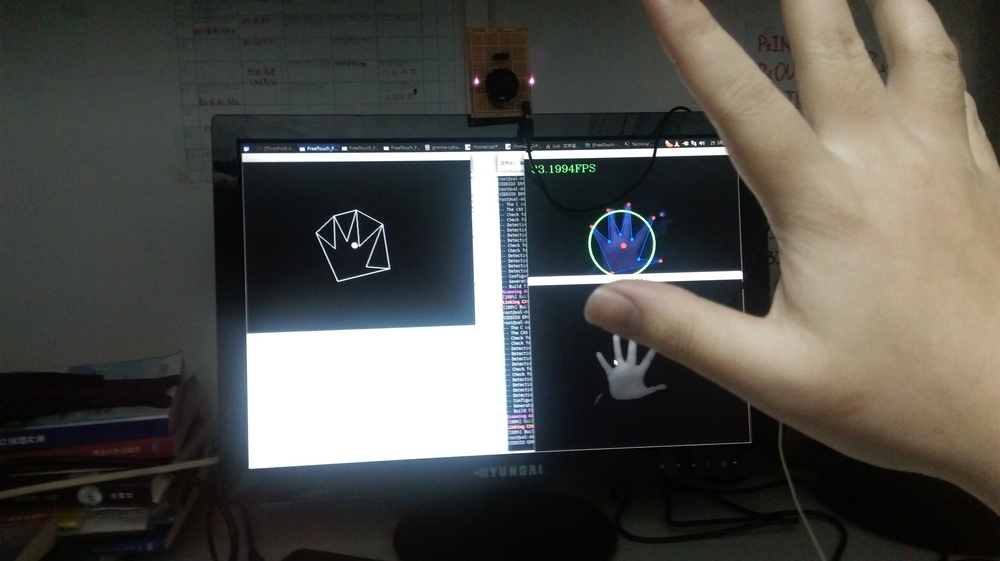
//> input picture SomeImage0.jpg, 1000 x 561 px, shrunk from 4224 x 2368 before the run, given in place of the camera
$ ./FreeTouch   (built with g++ and OpenCV 4)
//> lines starting //> are read from the running program, lines starting //| are printed output that depends on the picture; after the words box and inside, x2 and y2 are one past the last pixel; in counts of white or black regions, pixels touching at a corner belong together
/********************************
*				*
*	FreeTouch		*
*	Val(ZhenWenJin)		*
*	zhenwenjin@gmail.com	*
*	ver 1.0 2016.03.11	*
*	In HuaRuan		*
*				*
********************************/

#include "opencv2/opencv.hpp"
#include <iostream>
#include <stdio.h>
#include <ctime>

#define FreeTouch_Cr_Max 173
#define FreeTouch_Cr_Min 133
#define FreeTouch_Cb_Max 127
#define FreeTouch_Cb_Min 77

#define U8_White 255
#define U8_Black 0

using namespace std;
using namespace cv;

struct FreeTouch_Convexity_Defect{
    Point start;
    Point end;
    Point depth_point;
    float depth;
};

string FreeTouch_Cascade_File_Path = "./FreeTouchCascade/FreeTouchCascade1.0.xml";
CascadeClassifier FreeTouch_Cascade;
//To check the hand first.

vector<Rect> FreeTouch_Hand_Rect;
//Get the hand's place.

int FreeToucn_Tmp_Int;
//Use to loop times.

Point FreeTouch_Haar_Hand_Center;

int FreeTouch_Hand_In_Contour;
//Save hand is in whitch contor.
vector<vector<Point> > FreeTouch_Contours;
//Save some Contours.
vector<Vec4i> FreeTouch_Hierarchy;
//Save next Contours.

void FreeTouch_Fill_Hole(const Mat srcBw, Mat &dstBw);
//Fill some hole (This code is refer from internet.)
void FreeTouch_Find_Convexity_Defects(vector<Point>& contour, vector<int>& hull, vector<FreeTouch_Convexity_Defect>& convexDefects);
//(This code is refer from internet.)

double FreeTouch_Start_Time , FreeTouch_End_Time;
//Count the loop time.


int main( int argc, const char** argv ){

	VideoCapture FreeTouch_Capture(0);
	//Select the camera.
	Mat FreeTouch_Frame;
	//To Save camera frame.

	if(!FreeTouch_Cascade.load(FreeTouch_Cascade_File_Path)){
		printf("FreeTouch load cascade file fail.\n");
		return -1;
	}

	for(;;){
		FreeTouch_Capture >> FreeTouch_Frame;
//> FreeTouch_Frame is the input picture: 561 rows x 1000 cols, CV_8UC3; mean B, G, R 76.5, 81, 81.7
		//Get frame frome camera.

		FreeTouch_Start_Time = clock();

		Mat FreeTouch_Frame_YCrCb;
		Mat FreeTouch_Frame_YCrCb_Cr;
		Mat FreeTouch_Frame_YCrCb_Cb;
		vector<Mat> FreeTouch_YCrCb_Channels;
		//To save YCrCb channels.

		cvtColor(FreeTouch_Frame,FreeTouch_Frame_YCrCb,CV_BGR2YCrCb);
//> FreeTouch_Frame_YCrCb: 561 rows x 1000 cols, CV_8UC3; mean of channels 0, 1, 2 80.7, 128.7, 125.6
		split(FreeTouch_Frame_YCrCb,FreeTouch_YCrCb_Channels);
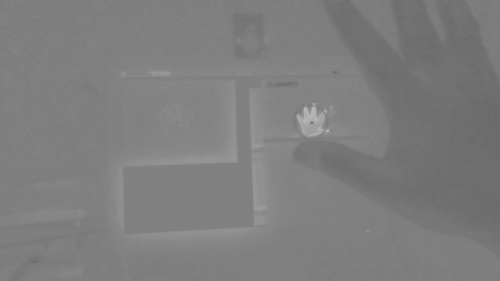
//> FreeTouch_YCrCb_Channels[2]: 561 rows x 1000 cols, CV_8UC1 (shown at 1/2 size); min 103, max 189, mean 125.6
		FreeTouch_Frame_YCrCb_Cr = FreeTouch_YCrCb_Channels.at(1);
		FreeTouch_Frame_YCrCb_Cb = FreeTouch_YCrCb_Channels.at(2);
		//BGR to YCrBr and split channel.

		int FreeTouch_Blur_Times = 6;
		while(FreeTouch_Blur_Times--){
			GaussianBlur(FreeTouch_Frame_YCrCb_Cr,FreeTouch_Frame_YCrCb_Cr,Size(5,5),0,0);
			GaussianBlur(FreeTouch_Frame_YCrCb_Cb,FreeTouch_Frame_YCrCb_Cb,Size(5,5),0,0);
		}
//> FreeTouch_Frame_YCrCb_Cr: 561 rows x 1000 cols, CV_8UC1; min 94, max 149, mean 128.7
//> FreeTouch_Frame_YCrCb_Cb: 561 rows x 1000 cols, CV_8UC1; min 106, max 181, mean 125.6
//> after the loop, FreeTouch_Blur_Times = -1

		for(int y = 0;y < FreeTouch_Frame.rows;y++){
			uchar* FreeTouch_Frame_YCrCb_Cr_Data = FreeTouch_Frame_YCrCb_Cr.ptr<uchar>(y);
			uchar* FreeTouch_Frame_YCrCb_Cb_Data = FreeTouch_Frame_YCrCb_Cb.ptr<uchar>(y);
			//Get row first data place.
			for(int x = 0 ; x < FreeTouch_Frame.cols ; x++){
				if((FreeTouch_Frame_YCrCb_Cr_Data[x]>=FreeTouch_Cr_Min&&FreeTouch_Frame_YCrCb_Cr_Data[x]<= FreeTouch_Cr_Max)
					&&(FreeTouch_Frame_YCrCb_Cb_Data[x]>=FreeTouch_Cb_Min&&FreeTouch_Frame_YCrCb_Cb_Data[x]<=FreeTouch_Cb_Max)
				  ){
					FreeTouch_Frame_YCrCb_Cr_Data[x]=U8_White;
				}
				else{
					FreeTouch_Frame_YCrCb_Cr_Data[x]=U8_Black;
				}
			}
		}
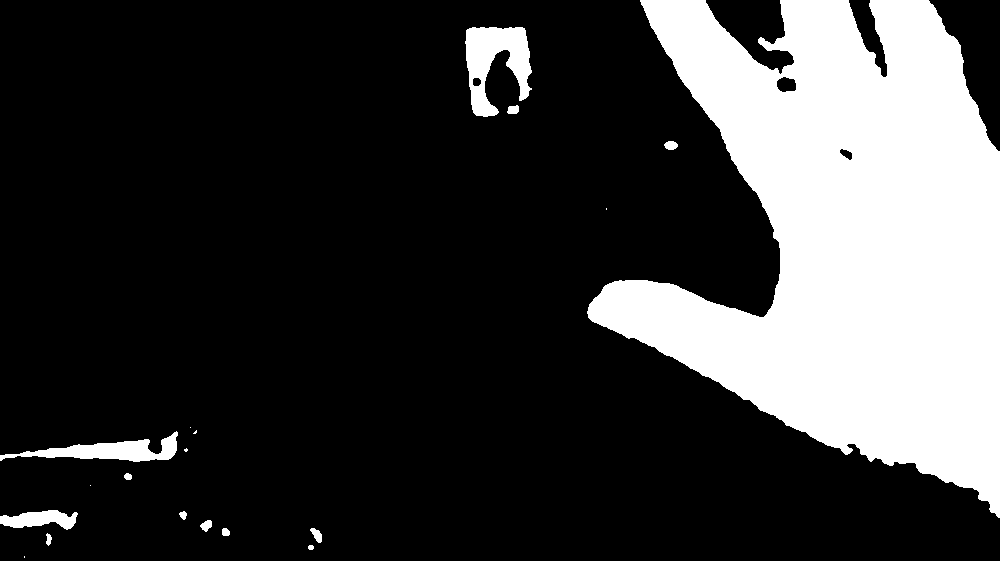
//> FreeTouch_Frame_YCrCb_Cr: 561 rows x 1000 cols, CV_8UC1; 23.2% white; 19 white regions (6 under 20 px), largest, box (x1, y1, x2, y2) and area: (587, 0, 1000, 518) 122779, (465, 27, 532, 117) 3475, (0, 431, 178, 462) 2198
		Mat FreeTouch_Frame_1B = FreeTouch_Frame_YCrCb_Cr.clone();
		//To 2 value.

		Mat FreeTouch_Element = getStructuringElement(MORPH_ELLIPSE,Size(3,3));
		erode(FreeTouch_Frame_1B,FreeTouch_Frame_1B,FreeTouch_Element);
		erode(FreeTouch_Frame_1B,FreeTouch_Frame_1B,FreeTouch_Element);
//> FreeTouch_Frame_1B: 561 rows x 1000 cols, CV_8UC1; 22.2% white; 17 white regions (8 under 20 px), largest, box (x1, y1, x2, y2) and area: (589, 0, 1000, 516) 119578, (467, 29, 530, 99) 2288, (35, 434, 176, 460) 1399
		FreeTouch_Fill_Hole(FreeTouch_Frame_1B,FreeTouch_Frame_1B);
//> in FreeTouch_Fill_Hole, `floodFill(Temp, Point(0, 0), Scalar(255));`:
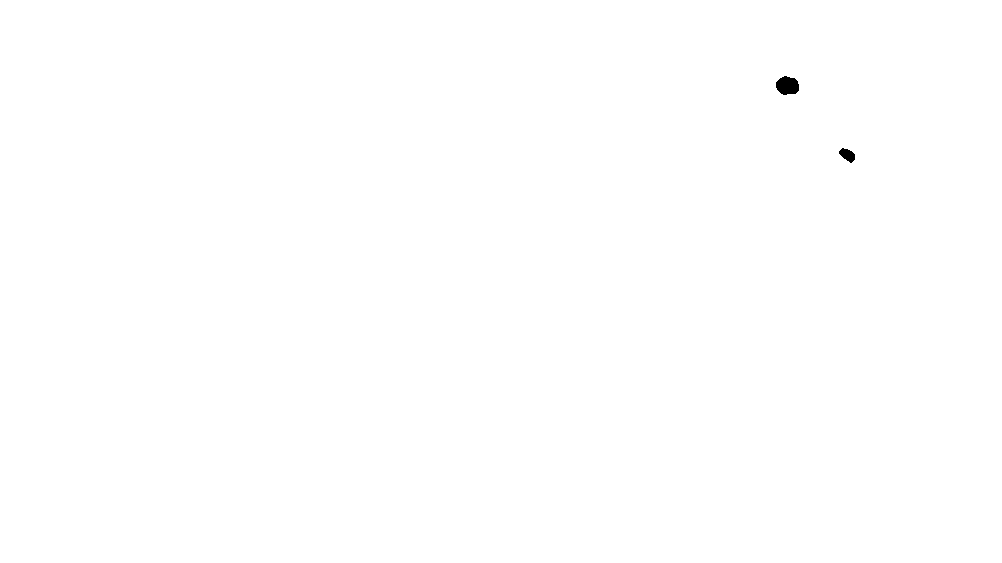
//> Temp: 563 rows x 1002 cols, CV_8UC1; 99.9% white; 2 black regions, box (x1, y1, x2, y2) and area: (776, 76, 799, 95) 339, (839, 148, 855, 163) 148
		medianBlur(FreeTouch_Frame_1B,FreeTouch_Frame_1B, 5);
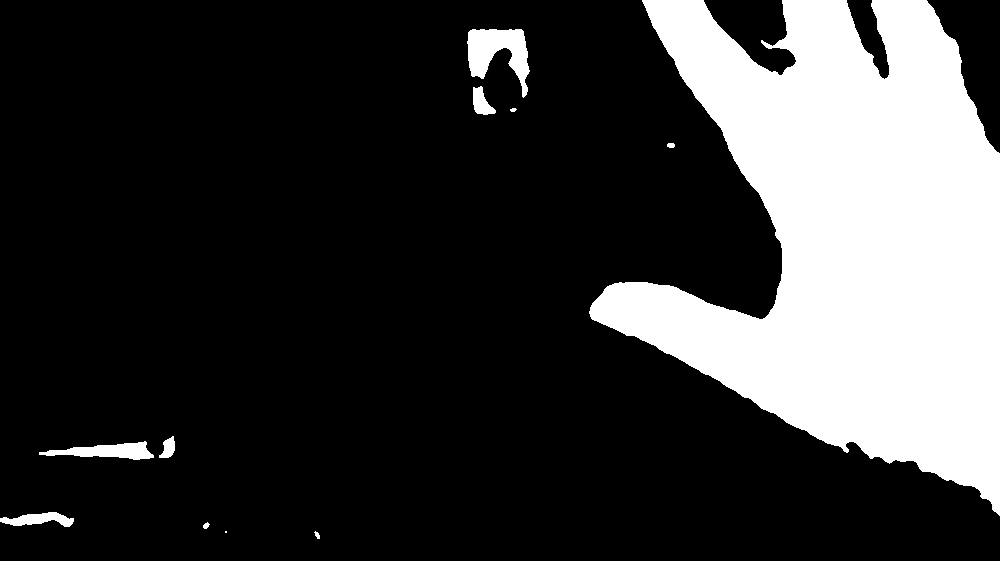
//> FreeTouch_Frame_1B: 561 rows x 1000 cols, CV_8UC1; 22.3% white; 11 white regions (1 under 20 px)

		FreeTouch_Cascade.detectMultiScale(FreeTouch_Frame_1B,FreeTouch_Hand_Rect,1.1,2,0|CV_HAAR_SCALE_IMAGE,cvSize(20,20));
//> FreeTouch_Hand_Rect = 1 Rect (x, y, width, height): [787, 33, 100, 100]
		if(FreeTouch_Hand_Rect.size()>0){
			FreeTouch_Haar_Hand_Center = Point( FreeTouch_Hand_Rect[0].x + FreeTouch_Hand_Rect[0].width*0.4, FreeTouch_Hand_Rect[0].y + FreeTouch_Hand_Rect[0].height*0.6 );
//> FreeTouch_Haar_Hand_Center = Point(827, 93)
			Point FreeTouch_Haar_Hand_Center_1( FreeTouch_Hand_Rect[0].x + FreeTouch_Hand_Rect[0].width*0.4+20, FreeTouch_Hand_Rect[0].y + FreeTouch_Hand_Rect[0].height*0.6 );
//> FreeTouch_Haar_Hand_Center_1 = Point(847, 93)
			Point FreeTouch_Haar_Hand_Center_2( FreeTouch_Hand_Rect[0].x + FreeTouch_Hand_Rect[0].width*0.4-20, FreeTouch_Hand_Rect[0].y + FreeTouch_Hand_Rect[0].height*0.6 );
//> FreeTouch_Haar_Hand_Center_2 = Point(807, 93)
			Point FreeTouch_Haar_Hand_Center_3( FreeTouch_Hand_Rect[0].x + FreeTouch_Hand_Rect[0].width*0.4, FreeTouch_Hand_Rect[0].y + FreeTouch_Hand_Rect[0].height*0.6+20 );
//> FreeTouch_Haar_Hand_Center_3 = Point(827, 113)
			Point FreeTouch_Haar_Hand_Center_4( FreeTouch_Hand_Rect[0].x + FreeTouch_Hand_Rect[0].width*0.4, FreeTouch_Hand_Rect[0].y + FreeTouch_Hand_Rect[0].height*0.6-20 );
//> FreeTouch_Haar_Hand_Center_4 = Point(827, 73)

			findContours(FreeTouch_Frame_1B,FreeTouch_Contours,FreeTouch_Hierarchy,RETR_EXTERNAL,CHAIN_APPROX_NONE);
//> FreeTouch_Contours = 11 contours, 3 with area under 20; largest, box (x1, y1, x2, y2) and area: (589, 0, 1000, 516) 119044, (467, 29, 530, 98) 2143, (39, 441, 154, 460) 1032, (0, 512, 74, 527) 562, (473, 86, 496, 115) 350, (159, 436, 175, 458) 190, (667, 143, 675, 148) 25, (203, 522, 210, 529) 22; FreeTouch_Hierarchy = 11 items, first 8: [1, -1, -1, -1], [2, 0, -1, -1], [3, 1, -1, -1], [4, 2, -1, -1], [5, 3, -1, -1], [6, 4, -1, -1], [7, 5, -1, -1], [8, 6, -1, -1]
			FreeTouch_Hand_In_Contour = -1;
			int FreeTouch_Contours_Index = 0;
			for(;FreeTouch_Contours_Index>=0;FreeTouch_Contours_Index = FreeTouch_Hierarchy[FreeTouch_Contours_Index][0]){
				if( pointPolygonTest(FreeTouch_Contours[FreeTouch_Contours_Index],FreeTouch_Haar_Hand_Center  ,true)>=0 ||
					pointPolygonTest(FreeTouch_Contours[FreeTouch_Contours_Index],FreeTouch_Haar_Hand_Center_1,true)>=0 ||
					pointPolygonTest(FreeTouch_Contours[FreeTouch_Contours_Index],FreeTouch_Haar_Hand_Center_2,true)>=0 ||
					pointPolygonTest(FreeTouch_Contours[FreeTouch_Contours_Index],FreeTouch_Haar_Hand_Center_3,true)>=0 ||
					pointPolygonTest(FreeTouch_Contours[FreeTouch_Contours_Index],FreeTouch_Haar_Hand_Center_4,true)>=0
				){
					FreeTouch_Hand_In_Contour = FreeTouch_Contours_Index;
                    vector<Point> approxCurve;
                    approxPolyDP(FreeTouch_Contours[FreeTouch_Hand_In_Contour], FreeTouch_Contours[FreeTouch_Hand_In_Contour], 30, true);
					//Get this aim contours.
					break;
				}
			}
//> after the loop, FreeTouch_Contours_Index = 10
		}

		FreeTouch_Frame_1B.setTo(Scalar(U8_Black));
//> FreeTouch_Frame_1B: 561 rows x 1000 cols, CV_8UC1; every value is 0
		vector<vector<Point> > FreeTouch_Hull(FreeTouch_Contours.size());
//> FreeTouch_Hull = 11 empty contours
		vector<vector<int> > FreeTouch_Hull_Int(FreeTouch_Contours.size());
//> FreeTouch_Hull_Int = 11 items
		if(FreeTouch_Hand_In_Contour>0){
			convexHull(FreeTouch_Contours[FreeTouch_Hand_In_Contour],FreeTouch_Hull[FreeTouch_Hand_In_Contour]);
//> FreeTouch_Hull = 11 entries, 1 filled: 1 contour; box (x1, y1, x2, y2) and area: (591, 0, 1000, 516) 156266
			convexHull(FreeTouch_Contours[FreeTouch_Hand_In_Contour],FreeTouch_Hull_Int[FreeTouch_Hand_In_Contour]);


			Moments FreeTouch_Hull_Mu 	= moments(FreeTouch_Hull[FreeTouch_Hand_In_Contour],false);
//> FreeTouch_Hull_Mu = moments, m00 156266, centre m10/m00, m01/m00 = (815.9, 223.4)
			Moments FreeTouch_Con_Mu 	= moments(FreeTouch_Contours[FreeTouch_Hand_In_Contour],false);
//> FreeTouch_Con_Mu = moments, m00 120510, centre m10/m00, m01/m00 = (853.1, 239.5)
			Point2f FreeTouch_Hull_Mc	= Point2f( FreeTouch_Hull_Mu.m10/FreeTouch_Hull_Mu.m00 , FreeTouch_Hull_Mu.m01/FreeTouch_Hull_Mu.m00 );
//> FreeTouch_Hull_Mc = Point(815.9, 223.4)
			Point2f FreeTouch_Con_Mc	= Point2f( FreeTouch_Con_Mu.m10/FreeTouch_Con_Mu.m00 , FreeTouch_Con_Mu.m01/FreeTouch_Con_Mu.m00 );
//> FreeTouch_Con_Mc = Point(853.1, 239.5)


			vector<FreeTouch_Convexity_Defect> FreeTouch_Convex_Defects;
			FreeTouch_Find_Convexity_Defects(FreeTouch_Contours[FreeTouch_Hand_In_Contour],FreeTouch_Hull_Int[FreeTouch_Hand_In_Contour],FreeTouch_Convex_Defects);
//> the loop in FreeTouch_Find_Convexity_Defects, `for(int i = 0; i < (int)contour.size(); i++)` made 13 passes
//> cp on passes 1 to 8: Point(642, 0), Point(781, 280), Point(762, 319), Point(647, 282), Point(591, 318), Point(999, 515), Point(999, 153), Point(933, 8)
//> in FreeTouch_Find_Convexity_Defects, `int count = (int) hull.size();`: count = 6
//> the loop in FreeTouch_Find_Convexity_Defects, `for(int i = 0; i < count; i++) { hullK[i] = hull.at(i); }` made 6 passes
//> in FreeTouch_Find_Convexity_Defects, `CvMat hullMat = cvMat(1, count, CV_32SC1, hullK);`: hullMat = [8, 7, 6, 5, 4, 0]
//> in FreeTouch_Find_Convexity_Defects, `defects = cvConvexityDefects(contourPoints, &hullMat, storage);`: defects = 2 items
//> the loop in FreeTouch_Find_Convexity_Defects, `for(int i = 0; i<defects->total; i++)` made 2 passes
//> (def.start, def.end, def.depth_point, def.depth) on passes 1 to 2: (Point(872, 0), Point(642, 0), Point(884, 79), 79), (Point(642, 0), Point(591, 318), Point(781, 280), 181.6)
//> FreeTouch_Convex_Defects = 2 items

			//printf("%ld\n",FreeTouch_Hull_Int[FreeTouch_Hand_In_Contour].size());


				ellipse( FreeTouch_Frame, FreeTouch_Haar_Hand_Center, Size( FreeTouch_Hand_Rect[0].width*0.5, FreeTouch_Hand_Rect[0].height*0.5), 0, 0, 360, Scalar( 0, 255, 0 ), 4, 8, 0 );


				ellipse( FreeTouch_Frame, FreeTouch_Con_Mc, Size(4,4), 0, 0, 360, Scalar( 0, 0 ,255 ), 5, 0, 0 );
//> FreeTouch_Frame: 561 rows x 1000 cols, CV_8UC3; mean B, G, R 76.1, 81.2, 81.3
				ellipse( FreeTouch_Frame_1B, FreeTouch_Hull_Mc, Size(4,4), 0, 0, 360,U8_White, 5, 0, 0 );
//> FreeTouch_Frame_1B: 561 rows x 1000 cols, CV_8UC1; 0.03% white; 1 white region, box (x1, y1, x2, y2) and area: (809, 216, 824, 231) 176


				drawContours(FreeTouch_Frame,FreeTouch_Contours,FreeTouch_Hand_In_Contour,Scalar(255,0,0),1,8,FreeTouch_Hierarchy);
//> FreeTouch_Frame: 561 rows x 1000 cols, CV_8UC3; mean B, G, R 76.7, 80.9, 80.9
				drawContours(FreeTouch_Frame_1B,FreeTouch_Contours,FreeTouch_Hand_In_Contour,U8_White,1,8,FreeTouch_Hierarchy);


				drawContours(FreeTouch_Frame_1B,FreeTouch_Hull,FreeTouch_Hand_In_Contour,U8_White,1,8,vector<Vec4i>());
//> FreeTouch_Frame_1B: 561 rows x 1000 cols, CV_8UC1; 0.46% white in thin lines or dots, all inside (x1, y1, x2, y2) = (591, 0, 1000, 516)


				for(FreeToucn_Tmp_Int = 0; FreeToucn_Tmp_Int < FreeTouch_Hull_Int[FreeTouch_Hand_In_Contour].size(); FreeToucn_Tmp_Int++){
					int FreeTouch_Hull_Index = FreeTouch_Hull_Int[FreeTouch_Hand_In_Contour][FreeToucn_Tmp_Int];
					circle(FreeTouch_Frame, FreeTouch_Contours[FreeTouch_Hand_In_Contour][FreeTouch_Hull_Index], 3, Scalar(0,0,255), 2);
				}
//> this loop made 6 passes
//> FreeTouch_Hull_Index on passes 1 to 6: 8, 7, 6, 5, 4, 0
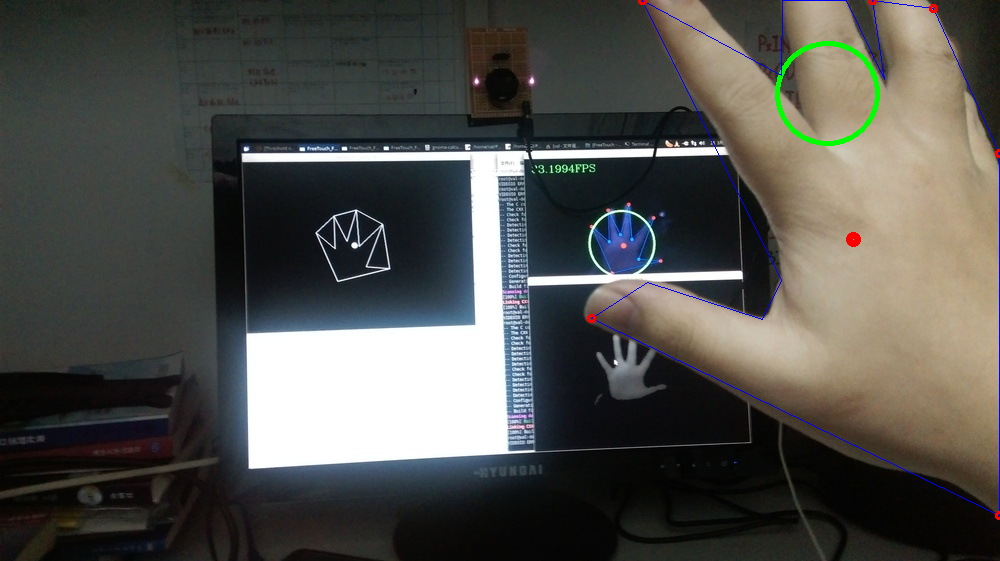
//> FreeTouch_Frame: 561 rows x 1000 cols, CV_8UC3; mean B, G, R 76.6, 80.9, 81


				for(FreeToucn_Tmp_Int = 0; FreeToucn_Tmp_Int < FreeTouch_Convex_Defects.size(); FreeToucn_Tmp_Int++){
					circle(FreeTouch_Frame, FreeTouch_Convex_Defects[FreeToucn_Tmp_Int].depth_point, 3, Scalar(255,0,0), 2);
				}
//> this loop made 2 passes
//> FreeTouch_Frame: 561 rows x 1000 cols, CV_8UC3; 106 pixels changed, all inside (x1, y1, x2, y2) = (777, 75, 889, 285)


		}

		FreeTouch_End_Time = clock();
		stringstream ss;
		ss<<(1.0/((FreeTouch_End_Time-FreeTouch_Start_Time)/CLOCKS_PER_SEC));
		string s1 = ss.str()+"FPS";
		putText(FreeTouch_Frame,s1,Point(20,40),CV_FONT_HERSHEY_COMPLEX, 1, Scalar(0, 255, 0) );
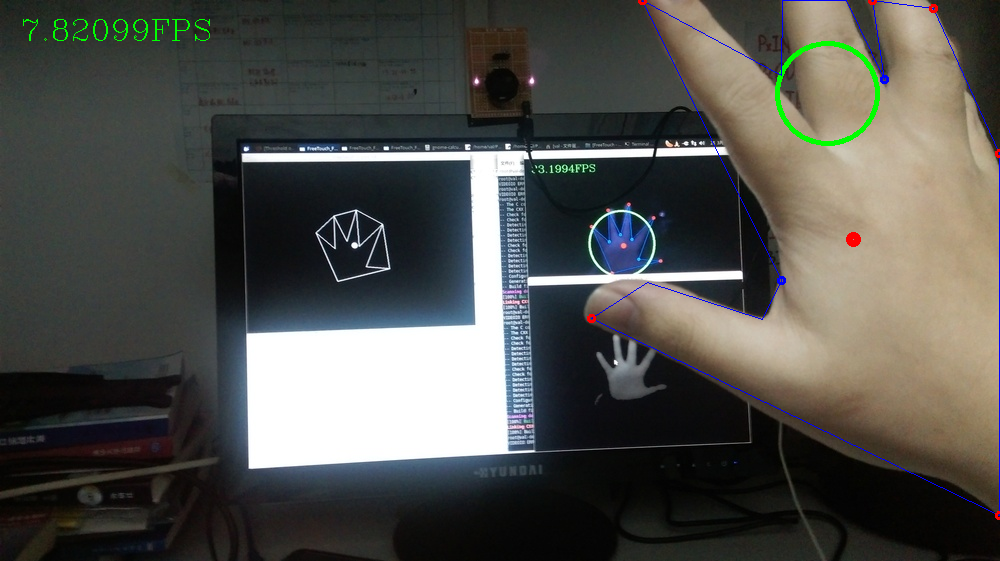
//> FreeTouch_Frame: 561 rows x 1000 cols, CV_8UC3; mean B, G, R 76.6, 81.2, 80.9
		putText(FreeTouch_Frame_1B,s1,Point(20,40),CV_FONT_HERSHEY_COMPLEX, 1, U8_White );
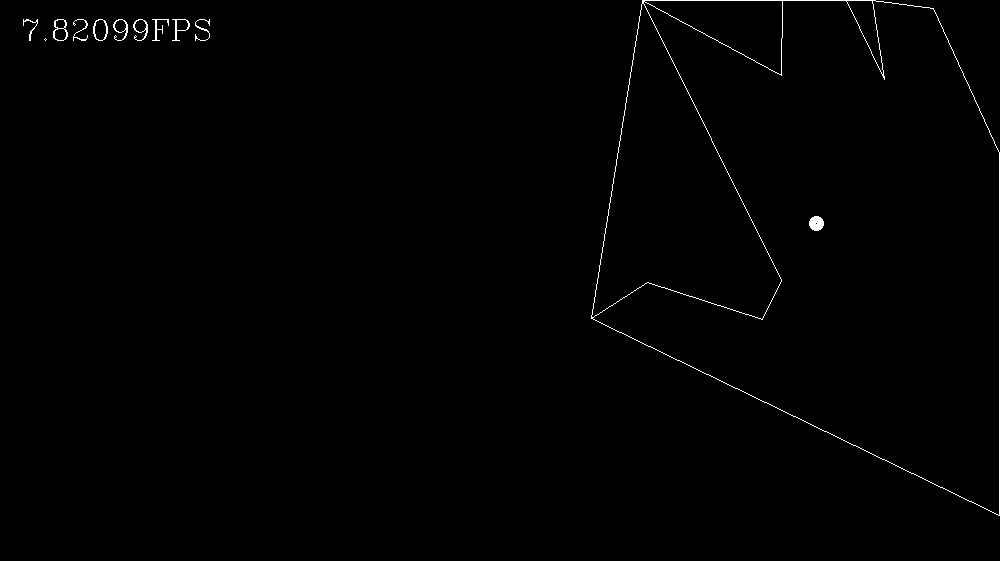
//> FreeTouch_Frame_1B: 561 rows x 1000 cols, CV_8UC1; 0.59% white in thin lines or dots, all inside (x1, y1, x2, y2) = (23, 0, 1000, 516)

		imshow("FreeTouch_Frame",FreeTouch_Frame);
		imshow("FreeTouch_Frame_1B",FreeTouch_Frame_1B);

		char InputKey = waitKey(1);
//> the Esc key is pressed
		if(InputKey == 'c' || InputKey == 'C'){
			break;
		}
	}

	return 0;
	//Should never get hever.
}


void FreeTouch_Fill_Hole(const Mat srcBw, Mat &dstBw){
    Size m_Size = srcBw.size();
    Mat Temp = Mat::zeros(m_Size.height+2,m_Size.width+2,srcBw.type());
    srcBw.copyTo(Temp(Range(1, m_Size.height + 1), Range(1, m_Size.width + 1)));
    floodFill(Temp, Point(0, 0), Scalar(255));
    Mat cutImg;
    Temp(Range(1, m_Size.height + 1), Range(1, m_Size.width + 1)).copyTo(cutImg);
    dstBw = srcBw | (~cutImg);
}

void FreeTouch_Find_Convexity_Defects(vector<Point>& contour, vector<int>& hull, vector<FreeTouch_Convexity_Defect>& convexDefects){
    if(hull.size() > 0 && contour.size() > 0){
        CvSeq* contourPoints;
        CvSeq* defects;
        CvMemStorage* storage;
        CvMemStorage* strDefects;
        CvMemStorage* contourStr;
        CvConvexityDefect *defectArray = 0;

        strDefects = cvCreateMemStorage();
        defects = cvCreateSeq( CV_SEQ_KIND_GENERIC|CV_32SC2, sizeof(CvSeq),sizeof(CvPoint), strDefects );

        //We transform our vector<Point> into a CvSeq* object of CvPoint.
        contourStr = cvCreateMemStorage();
        contourPoints = cvCreateSeq(CV_SEQ_KIND_GENERIC|CV_32SC2, sizeof(CvSeq), sizeof(CvPoint), contourStr);
        for(int i = 0; i < (int)contour.size(); i++) {
            CvPoint cp = Point(contour[i].x,  contour[i].y);
            cvSeqPush(contourPoints, &cp);
        }

        //Now, we do the same thing with the hull index
        int count = (int) hull.size();
        //int hullK[count];
        int* hullK = (int*) malloc(count*sizeof(int));
        for(int i = 0; i < count; i++) { hullK[i] = hull.at(i); }
        CvMat hullMat = cvMat(1, count, CV_32SC1, hullK);

        // calculate convexity defects
        storage = cvCreateMemStorage(0);
        defects = cvConvexityDefects(contourPoints, &hullMat, storage);
        defectArray = (CvConvexityDefect*)malloc(sizeof(CvConvexityDefect)*defects->total);
        cvCvtSeqToArray(defects, defectArray, CV_WHOLE_SEQ);

        for(int i = 0; i<defects->total; i++){
            FreeTouch_Convexity_Defect def;
            def.start       = Point(defectArray[i].start->x, defectArray[i].start->y);
            def.end         = Point(defectArray[i].end->x, defectArray[i].end->y);
            def.depth_point = Point(defectArray[i].depth_point->x, defectArray[i].depth_point->y);
            def.depth       = defectArray[i].depth;
            convexDefects.push_back(def);
        }

        // release memory
        cvReleaseMemStorage(&contourStr);
        cvReleaseMemStorage(&strDefects);
        cvReleaseMemStorage(&storage);

    }
}
